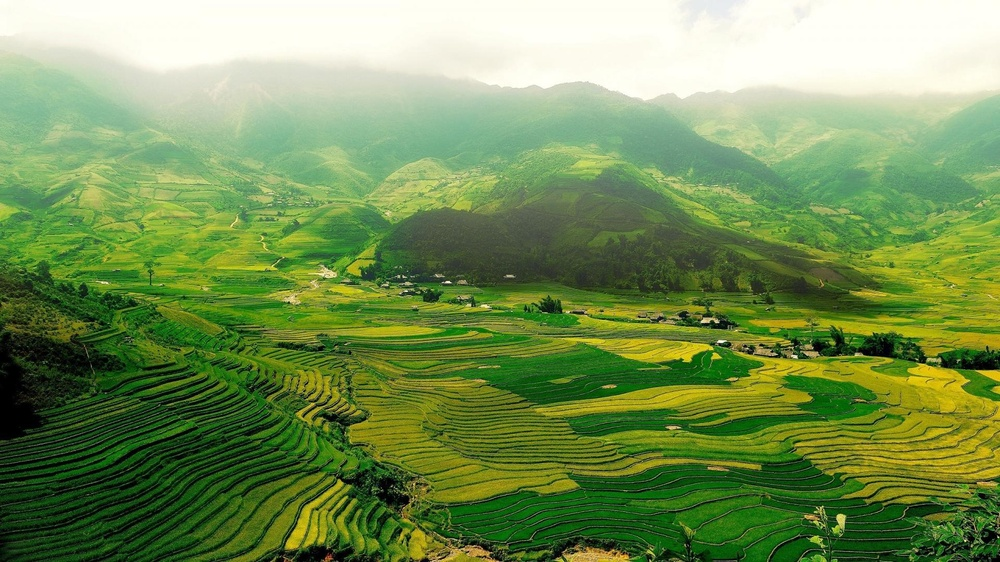
#> input picture Linear-Algebra/Practical-4 (Basic Matrix Operation)/Picture.jpg, 1000 x 562 px, shrunk from 1920 x 1080 before the run
$ python ImageRotation.py
#> lines starting #> are read from the running program, lines starting #| are printed output that depends on the picture
import numpy as np
import cv2
import matplotlib.pyplot as plt

img = cv2.imread("Picture.jpg")
#> img is the input picture: shape (562, 1000, 3); mean B, G, R 85.7, 145.2, 117.4
img = cv2.cvtColor(img, cv2.COLOR_BGR2RGB)

plt.axis('off')
plt.imshow(img)
plt.show()

rows, cols, dim = img.shape
#> rows = 562; cols = 1000; dim = 3

angle = np.radians(65)

M = np.float32([[np.cos(angle), -(np.sin(angle)), 0],
            	[np.sin(angle), np.cos(angle), 0],
            	[0, 0, 1]])

rotated_img = cv2.warpPerspective(img, M, (int(cols),int(rows)))
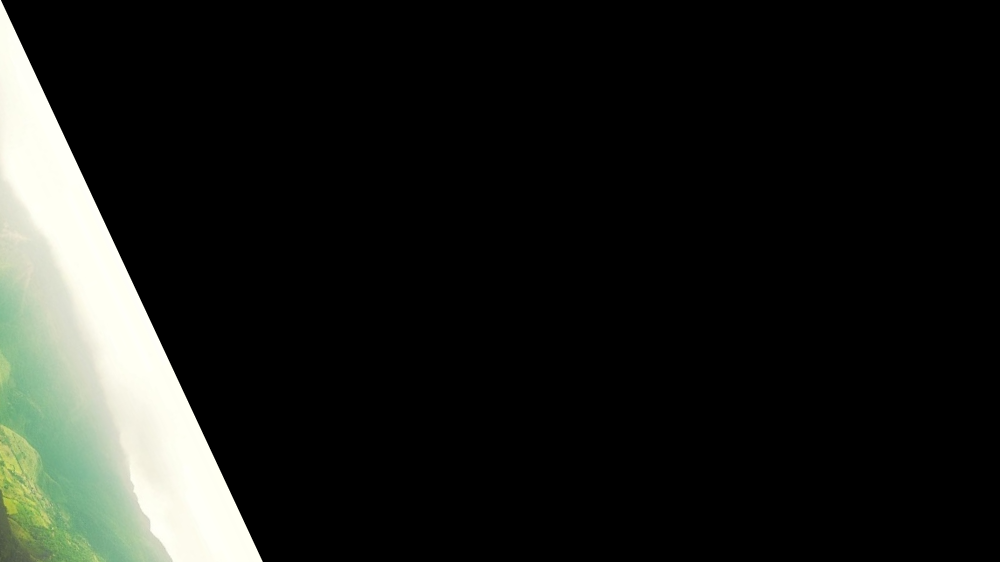
#> rotated_img: shape (562, 1000, 3); mean R, G, B 27.8, 29.5, 26.3

plt.axis('off')
plt.imshow(rotated_img)
plt.show()
plt.imsave("Picture_rotated.jpg", rotated_img)

$ run again, with Linear-Algebra/Practical-4 (Basic Matrix Operation)/city_reflected.jpg copied over Linear-Algebra/Practical-4 (Basic Matrix Operation)/Picture.jpg
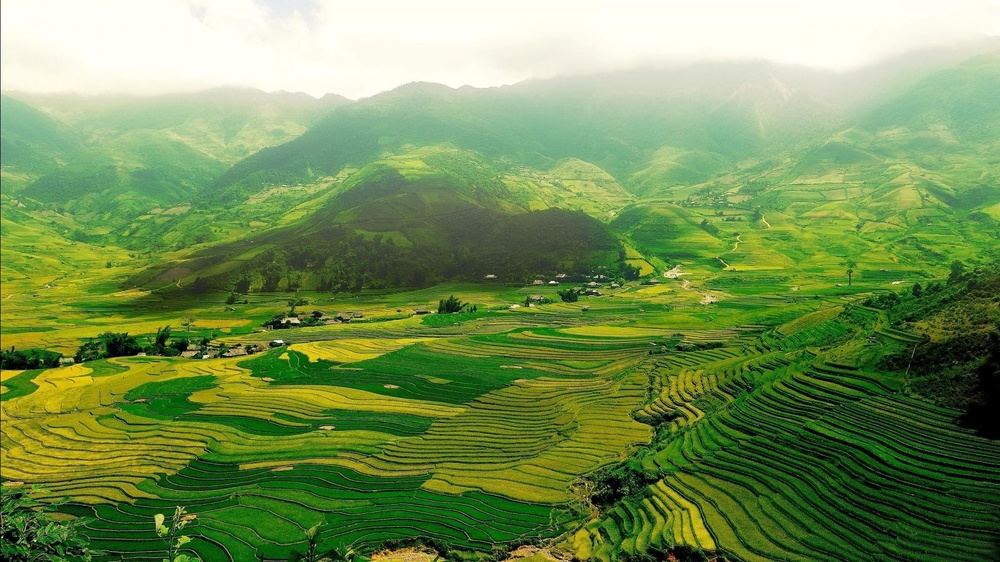
#> input picture Linear-Algebra/Practical-4 (Basic Matrix Operation)/city_reflected.jpg, 1000 x 562 px, shrunk from 1920 x 1080 before the run
#> img is the input picture: shape (562, 1000, 3); mean B, G, R 86.1, 145.2, 117.5
#> `rotated_img = cv2.warpPerspective(img, M, (int(cols),int(rows)))`:
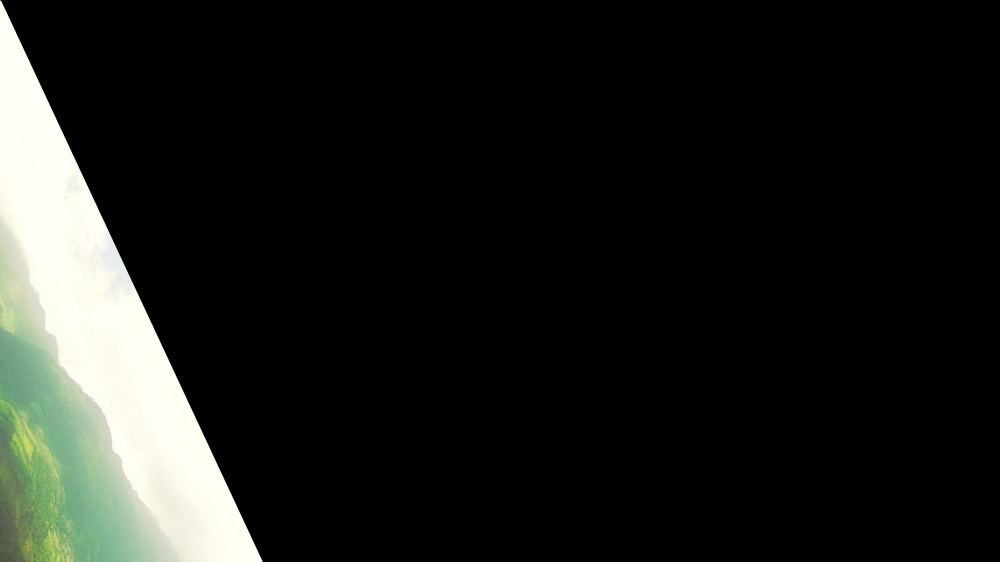
#> rotated_img: shape (562, 1000, 3); mean R, G, B 27.9, 29.6, 26.6
